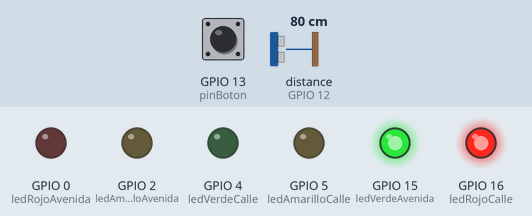
The sketch below on a simulated ESP8266 (NodeMCU). Shown: output pins drawn as LEDs (lit = HIGH). Wiring (inferred from the names in the program): ultrasonic range finder: trigger GPIO 14; echo GPIO 12. The inputs (shaded band) are chosen by the test bench; at power-on: GPIO 13 (pinBoton) HIGH, distance to the obstacle (sensor on GPIO 12) 80 cm. The echo pulse lasts 58.3 µs per cm; WiFi joins after 1.5 s; servers stay silent unless stated; pins used as bus, display or sensor lines are not drawn; what the sketch prints to the serial monitor is not drawn.

Above: at 2.7 s.
2.8 s: GPIO 13 (pinBoton) pulled LOW for 0.15 s
At 3.7 s:
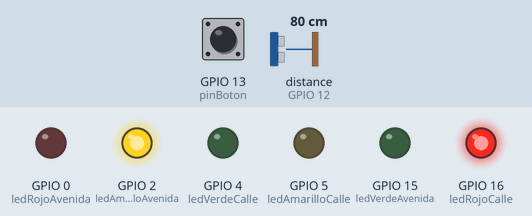
At 7.3 s:
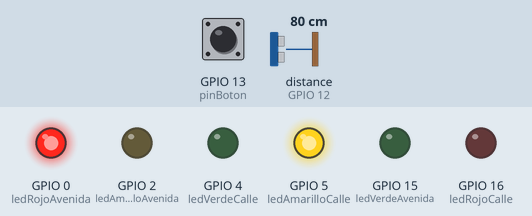
Timing chart, 0 to 9.3 s (numbered marks = the images above; inputs shaded):
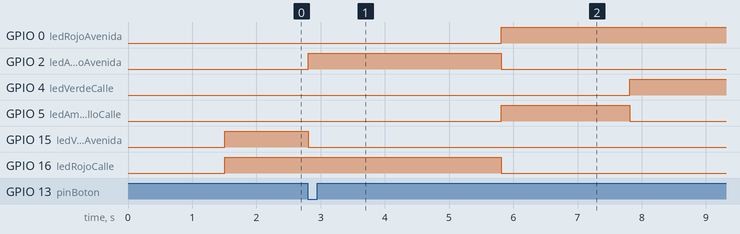

The sketch:

sketch.ino
```cpp
#include <ESP8266WiFi.h>
#include <ESP8266WebServer.h>

const char* wifiUser = "POCO F3";
const char* wifiPassword = "GrupoSinNombre";

int ledVerdeCalle = 4;
int ledAmarilloCalle = 5;
int ledRojoCalle = 16;
int ledVerdeAvenida = 15;
int ledAmarilloAvenida = 2;
int ledRojoAvenida = 0;
int pinBoton = 13;
int trigPin = 14;
int echoPin = 12;

bool enCiclo = false;
unsigned long inicioCiclo = 0;
unsigned long tiempoDeteccion = 0;
unsigned long tiempoSalidaCoche = 0;
bool cocheDetectado = false;
const int limiteSensor = 15;

ESP8266WebServer server(80);

void setup() {
  Serial.begin(115200);
  setupPins();
  setupServer();
  ponerAvenidaVerde();
}

void loop() {
  server.handleClient();
  chequearBoton();
  chequearUltrasonico();
  actualizarSemaforo();
}

void setupPins() {
  pinMode(ledVerdeCalle, OUTPUT);
  pinMode(ledAmarilloCalle, OUTPUT);
  pinMode(ledRojoCalle, OUTPUT);
  pinMode(ledVerdeAvenida, OUTPUT);
  pinMode(ledAmarilloAvenida, OUTPUT);
  pinMode(ledRojoAvenida, OUTPUT);
  pinMode(pinBoton, INPUT_PULLUP);
  pinMode(trigPin, OUTPUT);
  pinMode(echoPin, INPUT);
}

void setupServer() {
  WiFi.begin(wifiUser, wifiPassword);
  Serial.print("Conectando");

  while(WiFi.status() != WL_CONNECTED){
    delay(500);
    Serial.print(".");
  }

  Serial.println("");
  Serial.print("Conectado IP:");
  Serial.println(WiFi.localIP());

  server.on("/", traerPaginaPrincipal);
  server.on("/estado", traerEstado);
  server.on("/activar", activarCiclo);
  server.begin();
}

// Cuando se apreta el boton inicia el ciclo del semaforo
void chequearBoton() {
  bool estadoBoton = digitalRead(pinBoton);

  if (estadoBoton == LOW && !enCiclo) {
    enCiclo = true;
  }
}

// Chequea si hay alguien esperando para cruzar
// Requiere detectar por 5 segundos para activar el ciclo
void chequearUltrasonico() {
  float distancia = medirDistancia();
  bool hayAlguien = distancia < limiteSensor && distancia != 0;
  cocheDetectado = hayAlguien;

  if (!hayAlguien) {
    tiempoDeteccion = 0;
    return;
  }

  if (hayAlguien && tiempoDeteccion == 0) {
    tiempoDeteccion = millis();
  }

  bool pasaron5Segundos = (tiempoDeteccion != 0) && (millis() - tiempoDeteccion >= 5000);

  if (hayAlguien && pasaron5Segundos && !enCiclo) {
    enCiclo = true;
    tiempoDeteccion = 0;
  }
}

// Maneja el estado de los semaforos
void actualizarSemaforo() {
  if (!enCiclo) return; // Si no hay ciclo activo, salir

  // Inicializar timestamp solo la primera vez que arranca el ciclo
  if (inicioCiclo == 0) {
    inicioCiclo = millis();
  }

  long t = millis() - inicioCiclo;

  if (t < 3000) ponerAvenidaAmarillo();
  else if (t < 5000) ponerCalleAmarillo();
  else if (t < 20000) {
    ponerCalleVerde();
    mantenerCalleVerdeSiCocheDetectado();
  }
  else if (t < 23000) ponerCalleAmarillo();
  else if (t < 25000) ponerAvenidaAmarillo();
  else {
    ponerAvenidaVerde();
    enCiclo = false;
    inicioCiclo = 0;
    tiempoSalidaCoche = 0;
  }
}

void mantenerCalleVerdeSiCocheDetectado() {
  if (tiempoSalidaCoche == 0) {
    if (cocheDetectado) {
      inicioCiclo = millis() - 5000;  // Mantener pausado mientras hay coche detectado
    } else {
      tiempoSalidaCoche = millis();  // Marcar cuando se fue
    }
  }
}

float medirDistancia() {
  digitalWrite(trigPin, LOW);
  delayMicroseconds(2);
  digitalWrite(trigPin, HIGH);
  delayMicroseconds(10);
  digitalWrite(trigPin, LOW);

  long duracion = pulseIn(echoPin, HIGH, 10000);
  float distancia = duracion * 0.034 / 2;

  return distancia;
}

void ponerCalleVerde() {
  digitalWrite(ledVerdeCalle, HIGH);
  digitalWrite(ledAmarilloCalle, LOW);
  digitalWrite(ledRojoCalle, LOW);
  digitalWrite(ledVerdeAvenida, LOW);
  digitalWrite(ledAmarilloAvenida, LOW);
  digitalWrite(ledRojoAvenida, HIGH);
}

void ponerAvenidaVerde() {
  digitalWrite(ledVerdeCalle, LOW);
  digitalWrite(ledAmarilloCalle, LOW);
  digitalWrite(ledRojoCalle, HIGH);
  digitalWrite(ledVerdeAvenida, HIGH);
  digitalWrite(ledAmarilloAvenida, LOW);
  digitalWrite(ledRojoAvenida, LOW);
}

void ponerAvenidaAmarillo() {
  digitalWrite(ledVerdeCalle, LOW);
  digitalWrite(ledAmarilloCalle, LOW);
  digitalWrite(ledRojoCalle, HIGH);
  digitalWrite(ledVerdeAvenida, LOW);
  digitalWrite(ledAmarilloAvenida, HIGH);
  digitalWrite(ledRojoAvenida, LOW);
}

void ponerCalleAmarillo() {
  digitalWrite(ledVerdeCalle, LOW);
  digitalWrite(ledAmarilloCalle, HIGH);
  digitalWrite(ledRojoCalle, LOW);
  digitalWrite(ledVerdeAvenida, LOW);
  digitalWrite(ledAmarilloAvenida, LOW);
  digitalWrite(ledRojoAvenida, HIGH);
}

void activarCiclo() {
  if (!enCiclo) enCiclo = true;
  server.send(200, "text/plain", "OK");
}

// Devuelve HTML con la pagina principal. Actualiza cada 500ms al estado del semaforo
void traerPaginaPrincipal() {
  String html = R"(
    <html>
      <head>
        <title>Semaforos</title>
        <link rel='stylesheet' href='https://cdn.jsdelivr.net/gh/daxas-boop/cdn/styles.css' >
        <script>
          function actualizarEstado() {
            fetch('/estado').then(r => r.text()).then(data => {
              document.getElementById('status').innerHTML = data;
            });
          }
          function activarCiclo() {
            fetch('/activar');
          }
          setInterval(actualizarEstado, 500);
        </script>
      </head>
      <body>
        <h1>Cruce Calle/Avenida</h1>
        <div id='intersection'>
          <div class='avenida'></div>
          <div class='calle'></div>
          <div id='status'></div>
        </div>
        <button onclick='activarCiclo()' style='margin: 20px; padding: 10px 20px; font-size: 16px; cursor: pointer;'>Activar semaforo de calle</button>
      </body>
    </html>
  )";

  server.send(200, "text/html", html);
}

// Devuelve HTML con el estado actual de cada LED
void traerEstado() {
  long transcurrido = enCiclo ? millis() - inicioCiclo : 0;
  bool calleEnVerde = enCiclo && transcurrido >= 5000 && transcurrido < 20000;
  bool avenidaEnRojo = enCiclo && transcurrido >= 3000 && transcurrido < 23000;

  String timerCalle = calleEnVerde ? String((20000 - transcurrido) / 1000) : "";
  String timerAvenida = avenidaEnRojo ? String((23000 - transcurrido) / 1000) : "";

  bool mostrarTimerCalle = calleEnVerde && tiempoSalidaCoche != 0;
  bool mostrarTimerAvenida = avenidaEnRojo && (!cocheDetectado || tiempoSalidaCoche != 0);

  String estado = "<div class='semaforo'>"
    "<h2>Calle</h2>"
    "<div class='luz rojo " + String(digitalRead(ledRojoCalle) ? "on" : "") + "'></div>"
    "<div class='luz amarillo " + String(digitalRead(ledAmarilloCalle) ? "on" : "") + "'></div>"
    "<div class='luz verde " + String(digitalRead(ledVerdeCalle) ? "on" : "") + "'></div>"
    "<div style='height:35px; line-height:35px; text-align:center; font-size:24px; color:#0f0; font-weight:bold; " + String(mostrarTimerCalle ? "" : "display:none;") + "'>" + timerCalle + "</div>"
    "</div>"
    "<div class='semaforo'>"
    "<h2>Avenida</h2>"
    "<div class='luz rojo " + String(digitalRead(ledRojoAvenida) ? "on" : "") + "'></div>"
    "<div class='luz amarillo " + String(digitalRead(ledAmarilloAvenida) ? "on" : "") + "'></div>"
    "<div class='luz verde " + String(digitalRead(ledVerdeAvenida) ? "on" : "") + "'></div>"
    "<div style='height:35px; line-height:35px; text-align:center; font-size:24px; color:#f00; font-weight:bold; " + String(mostrarTimerAvenida ? "" : "display:none;") + "'>" + timerAvenida + "</div>"
    "</div>" +
    (cocheDetectado ? "<div style='font-size:100px; position:absolute; bottom:20px; width:100%; text-align:center;'>🚘</div>" : "");

  server.send(200, "text/html", estado);
}
```

Measured:
- after the input at 2.8 s, GPIO 0 (ledRojoAvenida): LOW → HIGH after 3.0 s; GPIO 2 (ledAmarilloAvenida): LOW → HIGH at once, → LOW 3.0 s later; GPIO 4 (ledVerdeCalle): LOW → HIGH after 5.0 s; GPIO 5 (ledAmarilloCalle): LOW → HIGH after 3.0 s, → LOW 2.0 s later; GPIO 15 (ledVerdeAvenida): HIGH → LOW at once
